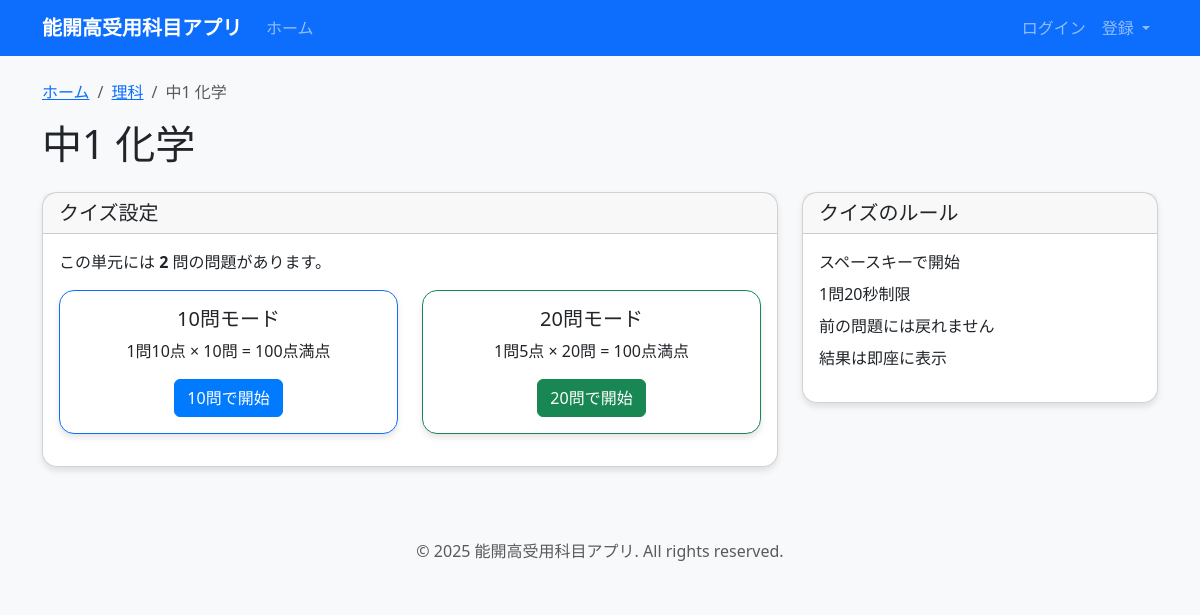
The app's page /quiz/unit/41/ with its own data.
### quiz_app/models.py (models this page shows, shortened)
class Unit(models.Model):
    subject = models.ForeignKey(
        Subject,
        on_delete=models.CASCADE,
        related_name='units',
        verbose_name='教科'
    )
    grade_year = models.CharField(max_length=10, verbose_name='学年')
    category = models.CharField(max_length=50, verbose_name='カテゴリ')
    unit_key = models.CharField(
        max_length=100,
        unique=True,
        verbose_name='単元キー'
    )
    class Meta:
        verbose_name = '単元'
        verbose_name_plural = '単元'
        unique_together = ['subject', 'grade_year', 'category']

class Subject(models.Model):
    class Code(models.TextChoices):
        SCIENCE = 'science', '理科'
        SOCIAL = 'social', '社会'
    code = models.CharField(
        max_length=10,
        choices=Code.choices,
        unique=True,
        verbose_name='教科コード'
    )
    label_ja = models.CharField(max_length=20, verbose_name='教科名')
    class Meta:
        verbose_name = '教科'
        verbose_name_plural = '教科'

### quiz_app/views.py (the view)
# urls.py: path('unit/<int:pk>/', views.UnitView.as_view(), name='unit'),
class UnitView(DetailView):
    model = Unit
    template_name = 'quiz_app/unit.html'
    context_object_name = 'unit'
    def get_context_data(self, **kwargs):
        context = super().get_context_data(**kwargs)
        context['question_count'] = self.object.questions.count()
        return context

### templates/quiz_app/unit.html (shortened to what this page needs)
{% extends 'base.html' %}
{% block content %}
<div class="row">
    <div class="col-12">
        <nav aria-label="breadcrumb">
            <ol class="breadcrumb">
                <li class="breadcrumb-item"><a href="{% url 'quiz_app:home' %}">ホーム</a></li>
                <li class="breadcrumb-item"><a href="{% url 'quiz_app:subject' unit.subject.id %}">{{ unit.subject.label_ja }}</a></li>
                <li class="breadcrumb-item active">{{ unit.grade_year }} {{ unit.category }}</li>
            </ol>
        </nav>
        <h1 class="mb-4">{{ unit.grade_year }} {{ unit.category }}</h1>
    </div>
</div>
<div class="row">
    <div class="col-md-8">
        <div class="card">
            <div class="card-header">
                <h5 class="mb-0">クイズ設定</h5>
            </div>
            <div class="card-body">
                <p class="card-text">
                    この単元には <strong>{{ question_count }}</strong> 問の問題があります。
                </p>
                <div class="row">
                    <div class="col-md-6 mb-3">
                        <div class="card border-primary">
                            <div class="card-body text-center">
                                <h5 class="card-title">10問モード</h5>
                                <p class="card-text">1問10点 × 10問 = 100点満点</p>
                                <a href="{% url 'quiz_app:quiz_start' unit.id 10 %}" class="btn btn-primary">
                                    10問で開始
                                </a>
                            </div>
                        </div>
                    </div>
                    <div class="col-md-6 mb-3">
                        <div class="card border-success">
                            <div class="card-body text-center">
                                <h5 class="card-title">20問モード</h5>
                                <p class="card-text">1問5点 × 20問 = 100点満点</p>
                                <a href="{% url 'quiz_app:quiz_start' unit.id 20 %}" class="btn btn-success">
                                    20問で開始
                                </a>
                            </div>
                        </div>
                    </div>
                </div>
            </div>
        </div>
    </div>
    <div class="col-md-4">
        <div class="card">
            <div class="card-header">
                <h5 class="mb-0">クイズのルール</h5>
            </div>
            <div class="card-body">
                <ul class="list-unstyled">
                    <li class="mb-2">
                         スペースキーで開始
                    </li>
                    <li class="mb-2">
                         1問20秒制限
                    </li>
                    <li class="mb-2">
                         前の問題には戻れません
                    </li>
                    <li class="mb-2">
                         結果は即座に表示
                    </li>
                </ul>
            </div>
        </div>
    </div>
</div>
{% endblock %}

### static/css/style.css (style rules this page uses)
body { background-color: #f8f9fa; }
.card { border-radius: 15px; box-shadow: 0 4px 6px rgba(0, 0, 0, 0.1); }
.btn-primary { background-color: #007bff; border-color: #007bff; }

### records on screen
Unit: subject.label_ja "理科", grade_year "中1", category "化学"

### other values on screen
{{ question_count }} "2"
